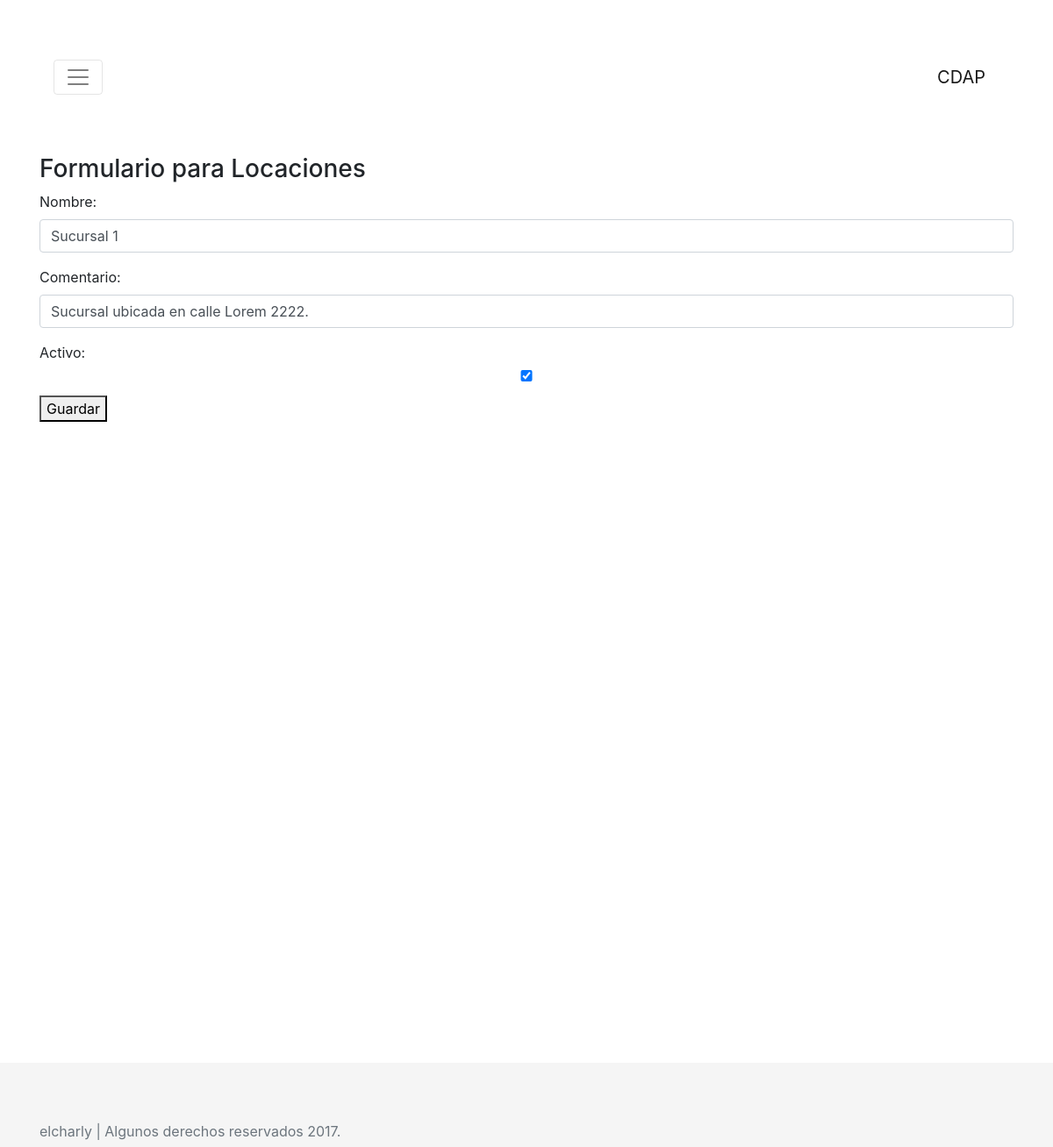
The app's page /cdap/locacion_editar/1/ with its own data.
### cdap/models.py (models this page shows, shortened)
class Locacion(models.Model):
    nombre= models.CharField(max_length=50)
    comentario= models.TextField()
    activo= models.BooleanField()

### cdap/views.py (the view)
# urls.py: url(r'^locacion_editar/(?P<id_locacion>\d+)/$', views.locacion_edit, name='locacion_editar'),
def locacion_edit(request, id_locacion):
    locacion = Locacion.objects.get(id=id_locacion)
    if request.method == 'GET':
        form = LocacionForm(instance=locacion)
    else:
        form = LocacionForm(request.POST, instance=locacion)
        if form.is_valid():
            form.save()
        return redirect('locacion_listar')
    return render(request, 'locacion_form.html', {'form':form})

### cdap/forms.py
class LocacionForm(forms.ModelForm):
    class Meta:
        model = Locacion
        fields = [
            'nombre',
            'comentario',
            'activo',
        ]
        labels = {
            'nombre': 'Nombre',
            'comentario': 'Comentario',
            'activo': 'Activo',
        }
        widgets = {
            'nombre': forms.TextInput(attrs={'class': 'form-control'}),
            'comentario': forms.TextInput(attrs={'class': 'form-control'}),
            'activo': forms.CheckboxInput(attrs={'class': 'form-control'}),
        }

### cdap/templates/locacion_form.html (shortened to what this page needs)
{% extends 'base.html'%}
{% block content %}
<h3>Formulario para Locaciones</h3>
<form enctype="multipart/form-data" method="post">
    {{ form.as_p }}
    <button type="submit">Guardar</button>
</form>
{% endblock %}

### cdap/static/cdap/css/sticky-footer-navbar.css (style rules this page uses)
html { position: relative; min-height: 100%; }
body { margin-bottom: 60px; }

### cdap/static/cdap/css/album.css (style rules this page uses)
body { min-height: 75rem; }

### records on screen
Locacion: nombre "Sucursal 1", comentario "Sucursal ubicada en calle Lorem 2222.", activo "☑"
